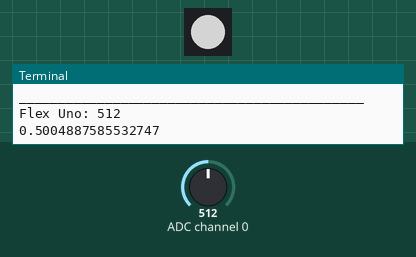
Bench run of a program on a simulated Raspberry Pi (BCM pin numbers). Shown: 1 RGB LEDs in strip order, left to right, the last lines printed to the terminal. The test bench sets the inputs (shaded band); at power-on: ADC channel 0 = 512 (analog values on the 0–1023 scale). Dim RGB values are drawn brighter than linear.

Above: at 1.2 s.
1.3 s: ADC channel 0 set to 716
At 2.5 s:
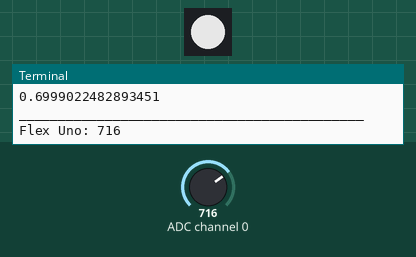
3.1 s: ADC channel 0 set to 900
At 4.0 s:
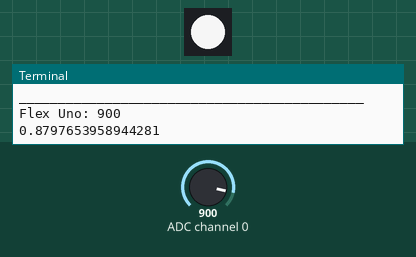
4.9 s: ADC channel 0 set to 1023
At 5.5 s:
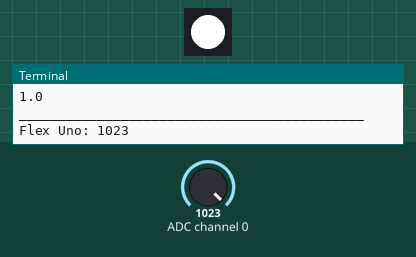
6.7 s: ADC channel 0 set to 4
At 8.2 s:
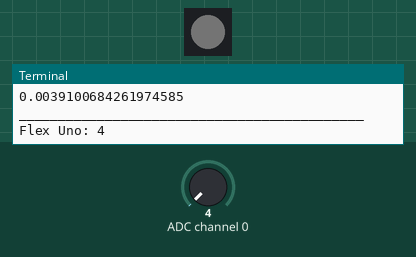
8.5 s: ADC channel 0 set to 1
At 9.8 s:
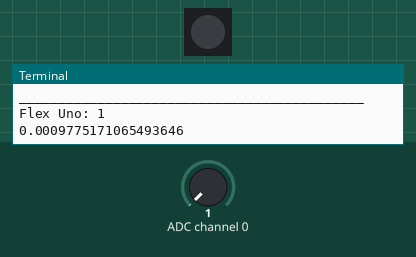
Timing chart, 0 to 11.3 s (numbered marks = the images above; inputs shaded):
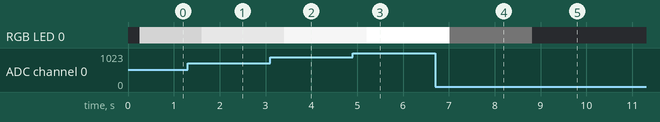

The program:

RGB.py
```python
from gpiozero import RGBLED
from time import sleep
import spidev
import time
import os
global led

led = RGBLED(red=21, green=20, blue=19)

#Abrimos el bus SPI
spi = spidev.SpiDev()#declaramos el objeto
spi.open(0,0)#SPIO
spi.max_speed_hz= 1000000#declaramos la velocidad de trasnmision 1Mhz

#Funcion para leer los datos por el protocolo SPI del chip MCP3008
#El integrado tiene 8 canales para el ingreso de la señal. Pero para fines del programa
# el valor del canal de ser un entero 0-7

#Definimos el valor del canal de los sensores
flex1 = 0


#Definimos el tiempo de retardo entre lectura de los datos
delay = 0.25

def leerCanal(canal):#recuerda que hablamos del canal del integrado
    adc = spi.xfer2([1, (8+canal)<<4,0])
    data = ((adc[1]&3) << 8) + adc[2]
    return data


def coloresBase():
    #Todo apagados
    led.color = (1, 1, 1)
    sleep(1)
    #Rojo maxima intensidad
    led.color = (0, 1, 1)
    sleep(1)
    #verde  maxima intensidad
    led.color = (1, 0, 1)
    sleep(1)
    #Azul  maxima intensidad
    led.color = (1, 1, 0)
    sleep(1)
    #Todos a media intensidad
    led.color = (0.5, 0.5, 0.5)
    sleep(1)
    #"Blanco" Todos máxima intensidad
    led.color = (0, 0, 0)
    sleep(1)

def controlColor(valorPote):
    valor_intensidad = valorPote / 1023
    print(valor_intensidad)
    led.color = (valor_intensidad, valor_intensidad, valor_intensidad)
    sleep(0.2)

while True:
    #leemos el valor del ejex
    flex_uno = leerCanal(flex1)
    #imprimimos los resultados
    print('____________________________________________')
    print('Flex Uno: {}'.format( flex_uno))
    #tiempo de espera para poder repetir el loop
    time.sleep(delay)

    controlColor(flex_uno)

    #led.color = (1, 1, 1)

"""led.color = (0, 0, 0)  # off (1, 1, 1)
sleep(1)
led.color = (1, 0, 1)  # magenta (0, 1, 0)
sleep(1)
led.color = (1, 1, 0)  # yellow (0, 0, 1)
sleep(1)
led.color = (0, 1, 1)  # cyan (1, 0, 0)
sleep(1)


"""
```

Measured:
- the behaviour switches between 3 and 2 on ADC channel 0 (found by bisection; images 4 and 5)
- after the input at 1.3 s, RGB LED 0: RGB(128, 128, 128) → RGB(178, 178, 178) after 0.30 s
- after the input at 3.1 s, RGB LED 0: RGB(178, 178, 178) → RGB(224, 224, 224) after 0.31 s
- after the input at 4.9 s, RGB LED 0: RGB(224, 224, 224) → RGB(255, 255, 255) after 0.31 s
- after the input at 6.7 s, RGB LED 0: RGB(255, 255, 255) → RGB(1, 1, 1) after 0.32 s
- after the input at 8.5 s, RGB LED 0: RGB(1, 1, 1) → off after 0.32 s
